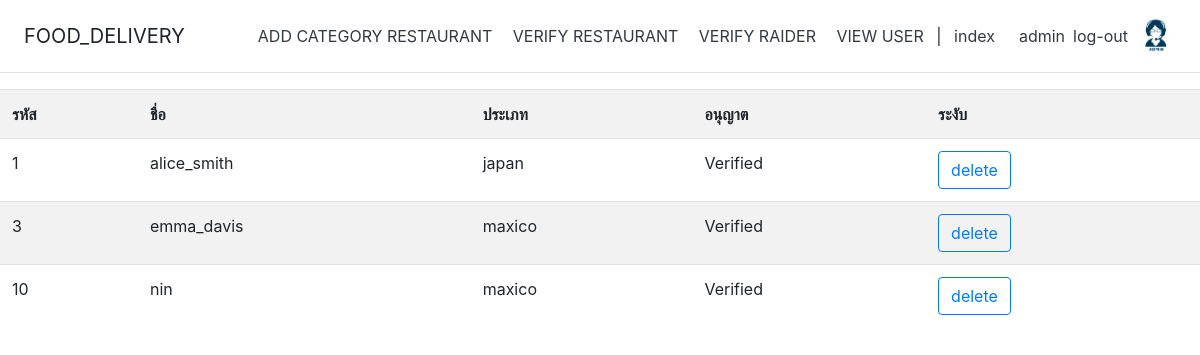
The app's page /admin/verify_r.php (signed in) with its own data.
### tables this page shows
CREATE TABLE `users` (
  `user_id` int(11) NOT NULL,
  `user_name` varchar(255) DEFAULT NULL,
  `user_password` varchar(255) DEFAULT NULL,
  `user_ad` text DEFAULT NULL,
  `user_level` enum('admin','user') DEFAULT 'user',
  `user_status` int(11) DEFAULT 1,
  `user_image` varchar(255) DEFAULT 'df.png',
  `raider` int(11) DEFAULT 0,
  `restaurant` int(11) DEFAULT 0,
  `cr_id` int(11) DEFAULT 0
);

CREATE TABLE `cate_restaurant` (
  `cr_id` int(11) NOT NULL,
  `cr_name` varchar(255) DEFAULT NULL
);

### admin/verify_r.php (the view, shortened to what this page needs)
<?php require_once("../Condb.php");
?>
<!DOCTYPE html>
<html lang="en">
<head>
    <link rel="stylesheet" href="../Bootstrap/dist/css/bootstrap.min.css">
</head>
<body>
    <?php require_once("menu.php")?>
     <div class="main">
    <table class="table table-striped">
                  <tr>
                        <th>รหัส</th>
                        <th>ชื่อ</th>
                        <th>ประเภท</th>
                        <th>อนุญาต</th>
                        <th>ระงับ</th>
                  </tr>
                  <?php
               $sql = "SELECT u.*,c.cr_name FROM users u INNER JOIN cate_restaurant c ON u.cr_id =c.cr_id ";
                  $result = $conn->query($sql);
                  while ($rs = $result->fetch_array()) {
                        $cn = $rs['user_name'];
                        $rid = $rs['user_id'];
                        $rst = $rs['restaurant'];
                        ?>
                        <tr>
                            <td>
                                <?= $rid ?>
                              </td>
                              <td>
                                <?= $cn ?>
                              </td>
                              <td>
                                <?= $rs['cr_name'] ?>
                              </td>
                              <td>
                                <?php if($rst==1){?>
                                <a name="verifyid" href="verify_r.php?vid=<?=$rid?>" class='btn btn-outline-primary me-2'>verify</a>
                                <?php }elseif($rst=2){
                                  echo "Verified";
                                }
                                ?>
                            </td>
                            <td>
                                <a name="delete" href="verify_r.php?did=<?=$rid?>" class='btn btn-outline-primary me-2'>delete</a>
                            </td>
                        </tr>
                        <?php
                  }
                  ?>
            </table>
    </div>
   <script src="../Bootstrap/dist/js/bootstrap.min.js"></script></body>
</html>

### records on screen
users: user_id "1", user_name "alice_smith", cr.cr_name "japan", restaurant "Verified"
users: user_id "3", user_name "emma_davis", cr.cr_name "maxico", restaurant "Verified"
users: user_id "10", user_name "nin", cr.cr_name "maxico", restaurant "Verified"
